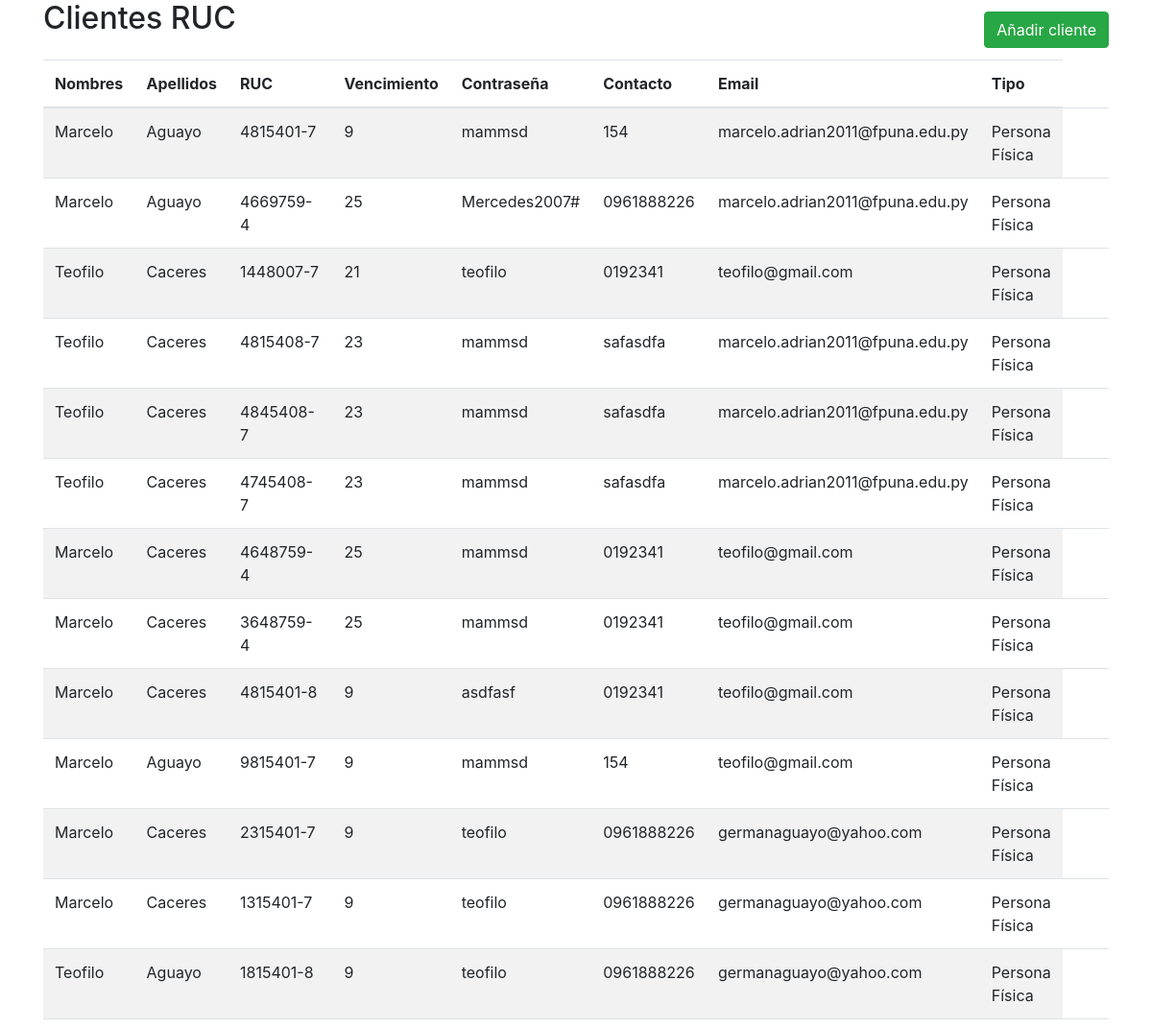
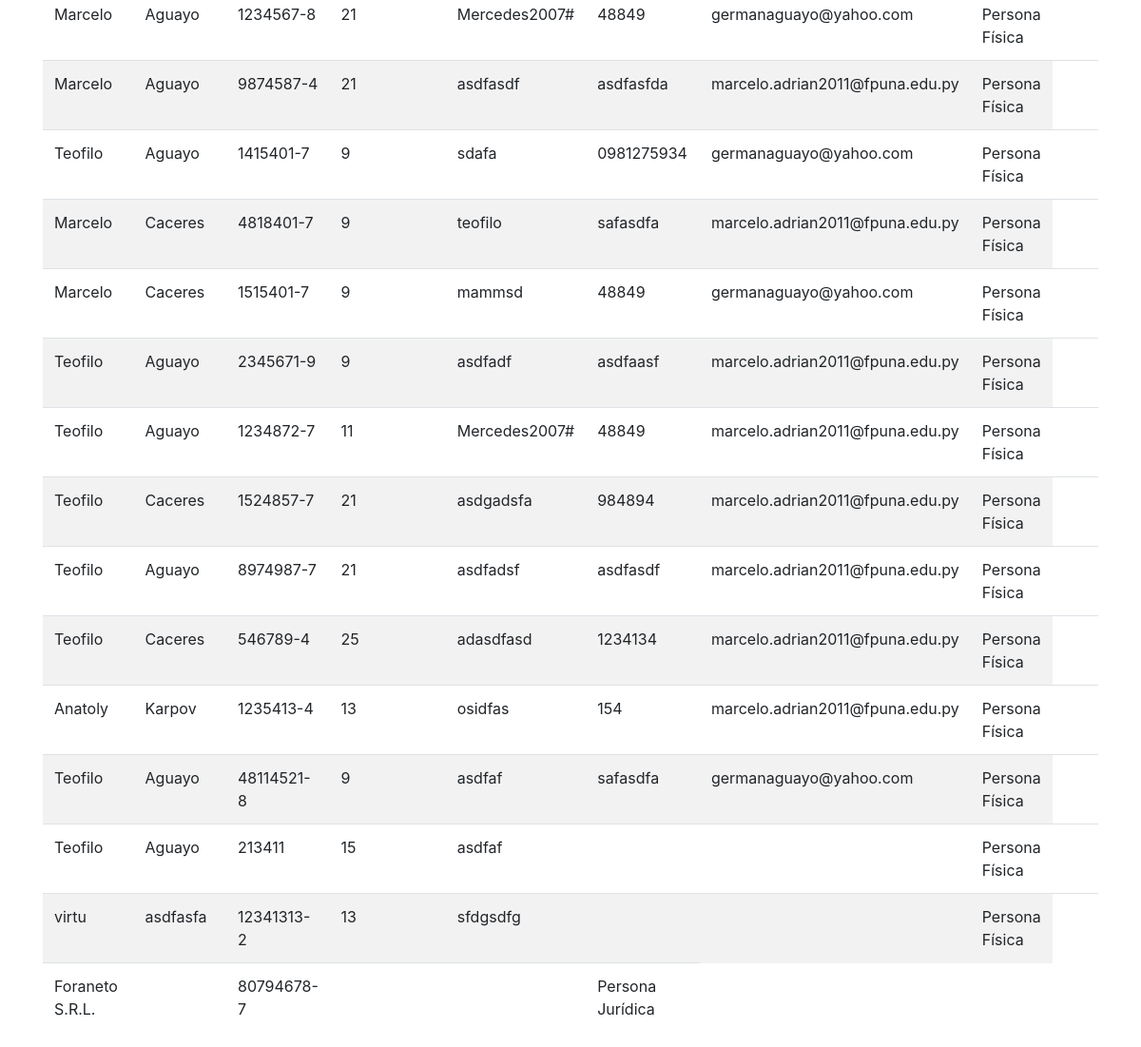
/clients/clientesruc/, run on the app's committed database (2 pictures, top to bottom).
### clients/models.py (models this page shows, shortened)
class Persona(models.Model):
    ruc = models.CharField(max_length=11, unique=True)
    contrasena = models.CharField(max_length=25, default='', )
    vencimiento = models.CharField(max_length=10, default='', )
    telefono = models.CharField(max_length=15, blank=True, null=True)
    email = models.EmailField(blank=True, null=True)
    class Meta:
        abstract = True

class PersonaFisica(Persona):
    nombre = models.CharField(max_length=100)
    apellido = models.CharField(max_length=100)
    cedula = models.CharField(max_length=8)
    fecha_nacimiento = models.DateField(null=True)
    direccion = models.CharField(max_length=100, blank=True)

class PersonaJuridica(Persona):
    razon_social = models.CharField(max_length=150, blank=True)
    direccion_fiscal = models.TextField(blank=True)
    representante_legal = models.CharField(max_length=150, blank=True)

### clients/views.py (the view)
# urls.py: path('clientesruc/', clientes_ruc_view, name='clientesruc'),
def clientes_ruc_view(request):
    form_persona_fisica = PersonaFisicaForm(request.session.pop('form_data', None) if request.session.get('form_type') == 'fisica' else None)
    form_persona_juridica = PersonaJuridicaForm(request.session.pop('form_data', None) if request.session.get('form_type') == 'juridica' else None)
    personas_fisicas = PersonaFisica.objects.all()
    personas_juridicas = PersonaJuridica.objects.all()
    return render(request, 'clients/clientesruc.html', {
        'personas_fisicas': personas_fisicas,
        'personas_juridicas': personas_juridicas,
        'form_persona_fisica': form_persona_fisica,
        'form_persona_juridica': form_persona_juridica,
        'show_modal': 'form_type' in request.session,
    })

### clients/templates/clients/clientesruc.html (shortened to what this page needs)
{% extends 'base.html' %}
{% block content %}
<div class="content">
    <div class="container">
        <div class="row align-items-center          ">
            <div class="col-md-6">
                <h2 class="mb-4">Clientes RUC</h2>
            </div>
            <div class="col-md-6 text-right">
                <button type="button" class="btn btn-success" data-toggle="modal" data-target="#modalCrearCliente">
                    Añadir cliente
                  </button>
            </div>
        </div>
        <div class="table-responsive">
            <table class="table table-striped custom-table">
                <thead>
                    <tr>
                        <th scope="col">Nombres</th>
                        <th scope="col">Apellidos</th>
                        <th scope="col">RUC</th>
                        <th scope="col">Vencimiento</th>
                        <th scope="col">Contraseña</th>
                        <th scope="col">Contacto</th>
                        <th scope="col">Email</th>
                        <th scope="col">Tipo</th>
                    </tr>
                </thead>
                <tbody>
                    {% for persona in personas_fisicas %}
                    <tr class="table-row" data-client-id="{{ persona.id }}">
                        <td >{{ persona.nombre }}</td>
                        <td>{{ persona.apellido }}</td>
                        <td>{{ persona.ruc }}</td>
                        <td>{{ persona.vencimiento }}</td>
                        <td>{{ persona.contrasena }}</td>
                        <td>{{ persona.telefono }}</td>
                        <td>{{ persona.email }}</td>
                        <td>Persona Física</td>
                    {% endfor %}
                    {% for persona in personas_juridicas %}
                    <tr>
                        <td>{{ persona.razon_social }}</td>
                        <td>{{ persona.representante_legal }}</td>
                        <td>{{ persona.ruc }}</td>
                        <td>{{ persona.telefono }}</td>
                        <td>{{ persona.email }}</td>
                        <td>Persona Jurídica</td>
                    </tr>
                  </tr>
                    {% endfor %}
                </tbody>
            </table>
        </div>
    </div>
</div>
{% endblock %}

### clients/templates/clients/clientesruc.html (style rules this page uses)
.table-responsive { overflow-x: visible; }
.table-row { position: relative; }

### data on the page
PersonaFisica: nombre "Marcelo", apellido "Aguayo", ruc "4815401-7", vencimiento "9", contrasena "mammsd", telefono "154", email "marcelo.adrian2011@fpuna.edu.py"
PersonaFisica: nombre "Marcelo", apellido "Aguayo", ruc "4669759-4", vencimiento "25", contrasena "Mercedes2007#", telefono "0961888226", email "marcelo.adrian2011@fpuna.edu.py"
PersonaFisica: nombre "Teofilo", apellido "Caceres", ruc "1448007-7", vencimiento "21", contrasena "teofilo", telefono "0192341", email "teofilo@gmail.com"
PersonaFisica: nombre "Teofilo", apellido "Caceres", ruc "4815408-7", vencimiento "23", contrasena "mammsd", telefono "safasdfa", email "marcelo.adrian2011@fpuna.edu.py"
PersonaFisica: nombre "Teofilo", apellido "Caceres", ruc "4845408-7", vencimiento "23", contrasena "mammsd", telefono "safasdfa", email "marcelo.adrian2011@fpuna.edu.py"
PersonaFisica: nombre "Teofilo", apellido "Caceres", ruc "4745408-7", vencimiento "23", contrasena "mammsd", telefono "safasdfa", email "marcelo.adrian2011@fpuna.edu.py"
PersonaFisica: nombre "Marcelo", apellido "Caceres", ruc "4648759-4", vencimiento "25", contrasena "mammsd", telefono "0192341", email "teofilo@gmail.com"
PersonaFisica: nombre "Marcelo", apellido "Caceres", ruc "3648759-4", vencimiento "25", contrasena "mammsd", telefono "0192341", email "teofilo@gmail.com"
PersonaFisica: nombre "Marcelo", apellido "Caceres", ruc "4815401-8", vencimiento "9", contrasena "asdfasf", telefono "0192341", email "teofilo@gmail.com"
PersonaFisica: nombre "Marcelo", apellido "Aguayo", ruc "9815401-7", vencimiento "9", contrasena "mammsd", telefono "154", email "teofilo@gmail.com"
PersonaFisica: nombre "Marcelo", apellido "Caceres", ruc "2315401-7", vencimiento "9", contrasena "teofilo", telefono "0961888226", email "germanaguayo@yahoo.com"
PersonaFisica: nombre "Marcelo", apellido "Caceres", ruc "1315401-7", vencimiento "9", contrasena "teofilo", telefono "0961888226", email "germanaguayo@yahoo.com"
PersonaFisica: nombre "Teofilo", apellido "Aguayo", ruc "1815401-8", vencimiento "9", contrasena "teofilo", telefono "0961888226", email "germanaguayo@yahoo.com"
PersonaFisica: nombre "Marcelo", apellido "Aguayo", ruc "1234567-8", vencimiento "21", contrasena "Mercedes2007#", telefono "48849", email "germanaguayo@yahoo.com"
PersonaFisica: nombre "Marcelo", apellido "Aguayo", ruc "9874587-4", vencimiento "21", contrasena "asdfasdf", telefono "asdfasfda", email "marcelo.adrian2011@fpuna.edu.py"
PersonaFisica: nombre "Teofilo", apellido "Aguayo", ruc "1415401-7", vencimiento "9", contrasena "sdafa", telefono "0981275934", email "germanaguayo@yahoo.com"
PersonaFisica: nombre "Marcelo", apellido "Caceres", ruc "4818401-7", vencimiento "9", contrasena "teofilo", telefono "safasdfa", email "marcelo.adrian2011@fpuna.edu.py"
PersonaFisica: nombre "Marcelo", apellido "Caceres", ruc "1515401-7", vencimiento "9", contrasena "mammsd", telefono "48849", email "germanaguayo@yahoo.com"
PersonaFisica: nombre "Teofilo", apellido "Aguayo", ruc "2345671-9", vencimiento "9", contrasena "asdfadf", telefono "asdfaasf", email "marcelo.adrian2011@fpuna.edu.py"
PersonaFisica: nombre "Teofilo", apellido "Aguayo", ruc "1234872-7", vencimiento "11", contrasena "Mercedes2007#", telefono "48849", email "marcelo.adrian2011@fpuna.edu.py"
PersonaFisica: nombre "Teofilo", apellido "Caceres", ruc "1524857-7", vencimiento "21", contrasena "asdgadsfa", telefono "984894", email "marcelo.adrian2011@fpuna.edu.py"
PersonaFisica: nombre "Teofilo", apellido "Aguayo", ruc "8974987-7", vencimiento "21", contrasena "asdfadsf", telefono "asdfasdf", email "marcelo.adrian2011@fpuna.edu.py"
PersonaFisica: nombre "Teofilo", apellido "Caceres", ruc "546789-4", vencimiento "25", contrasena "adasdfasd", telefono "1234134", email "marcelo.adrian2011@fpuna.edu.py"
PersonaFisica: nombre "Anatoly", apellido "Karpov", ruc "1235413-4", vencimiento "13", contrasena "osidfas", telefono "154", email "marcelo.adrian2011@fpuna.edu.py"
PersonaFisica: nombre "Teofilo", apellido "Aguayo", ruc "48114521-8", vencimiento "9", contrasena "asdfaf", telefono "safasdfa", email "germanaguayo@yahoo.com"
PersonaFisica: nombre "Teofilo", apellido "Aguayo", ruc "213411", vencimiento "15", contrasena "asdfaf"
PersonaFisica: nombre "virtu", apellido "asdfasfa", ruc "12341313-2", vencimiento "13", contrasena "sfdgsdfg"
PersonaJuridica: razon_social "Foraneto S.R.L.", ruc "80794678-7"
